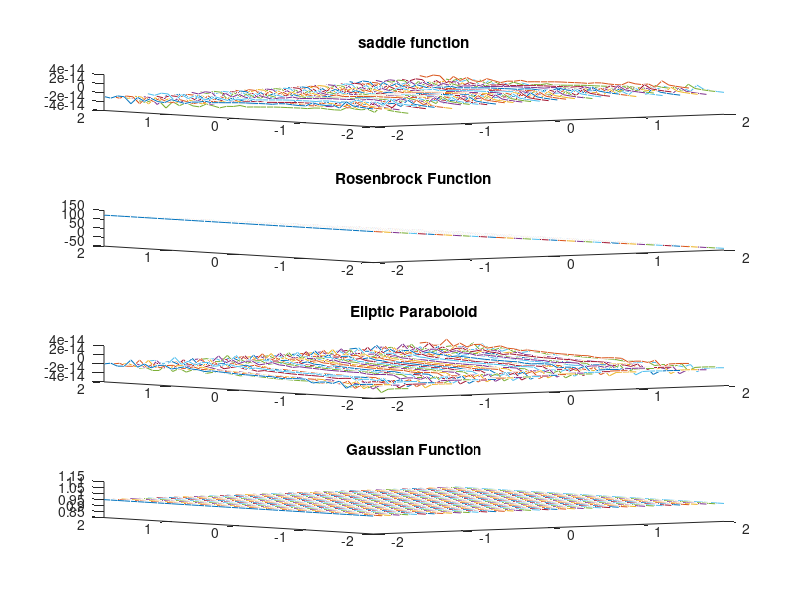

This figure's MATLAB source:
x=-2:0.1:2;
y=-2:0.1:2;
[n m]=meshgrid(x,y);
z1=n^2-m^2;
z2=(1-n)^2+100*(m-n^2)^2;
z3=n^2+m^2;
z4=exp(-n^2-m^2);
figure
subplot(4,1,1)
plot3(x,y,z1)
title('saddle function')
subplot(4,1,2)
plot3(x,y,z2)
title('Rosenbrock Function')
subplot(4,1,3)
plot3(x,y,z3)
title('Eliptic Paraboloid')
subplot(4,1,4)
plot3(x,y,z4)
title('Gaussian Function')